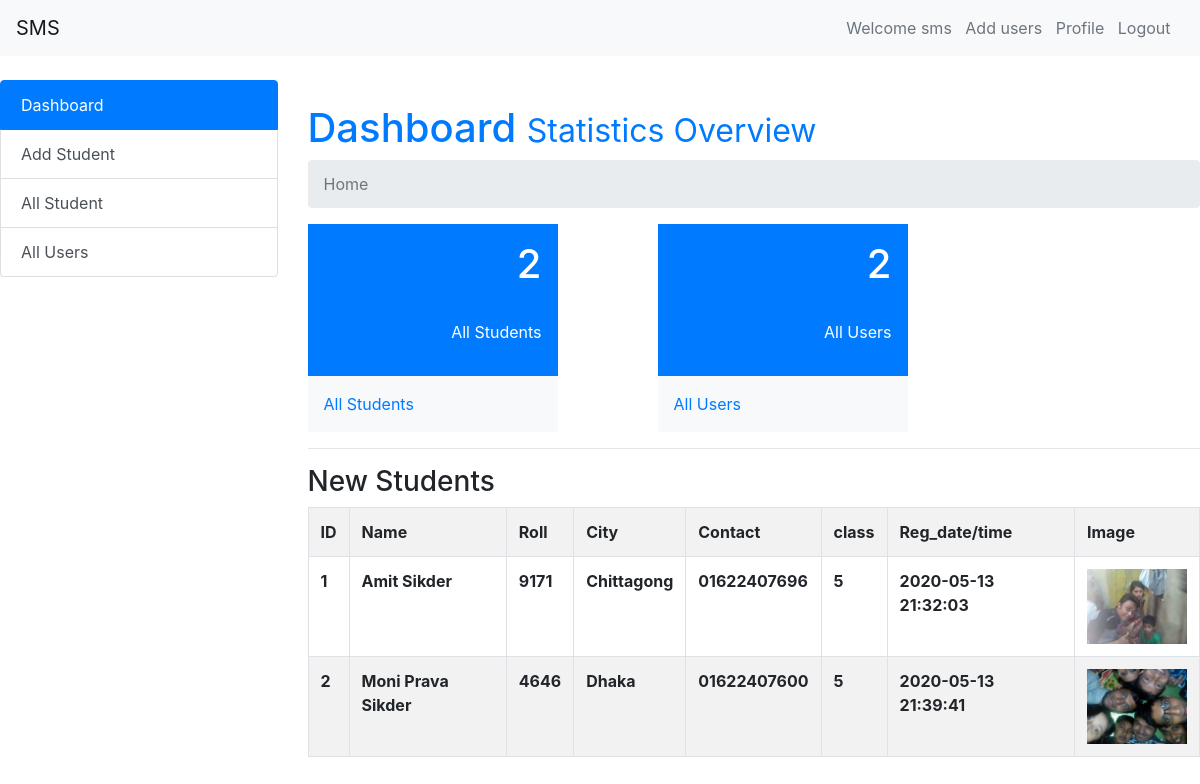
/project/admin/index.php (signed in), run on the app's committed database.
### tables this page shows
CREATE TABLE `student_info` (
  `id` int(5) NOT NULL,
  `name` varchar(50) NOT NULL,
  `rollno` int(6) NOT NULL,
  `class` int(5) NOT NULL,
  `city` varchar(50) NOT NULL,
  `pcontact` varchar(11) NOT NULL,
  `photo` varchar(50) NOT NULL,
  `datetime` timestamp NOT NULL DEFAULT CURRENT_TIMESTAMP
);

### project/admin/dashboard.php (the view)
<?php
require_once "dbcon.php";
$result=mysqli_query($con,"SELECT * FROM `student_info`");
$total_student=mysqli_num_rows($result);
$result2=mysqli_query($con,"SELECT * FROM `users`");
$total_user=mysqli_num_rows($result2);
?>
 <br/>
<h1 class="text-primary">Dashboard <small>Statistics Overview</small></h1>
<nav aria-label="breadcrumb">
  <ol class="breadcrumb">
    <li class="breadcrumb-item active" aria-current="page">Home</li>
  </ol>
</nav>
<table>
 <tr>
     <td class="p-3 mb-2 bg-primary text-white" height="100" width="250">
       <h1 align="right"><?= $total_student?></h1><br/>
       <p align="right">All Students</p>
     </td>
     <td width="100">
     </td>
      <td class="p-3 mb-2 bg-primary text-white" height="100" width="250">
       <h1 align="right"><?= $total_user?></h1><br/>
       <p align="right">All Users</p>
     </td>
  </tr>
   <tr height="10">
     <td class="p-3 mb-2 bg-light text-white"><a href="index.php?page=allStudent">All Students</a>
     </td>
     <td>
     </td>
      <td class="p-3 mb-2 bg-light text-white"><a href="index.php?page=allUsers">All Users</a>
     </td>
   </tr>
</table>
<hr/>
<h3>New Students</h3>
<div class="table-responsive">
<table class="table table-hover table-bordered table-striped">
  <tr>
    <th>ID</th>
    <th>Name</th>
    <th>Roll</th>
    <th>City</th>
    <th>Contact</th>
    <th>class</th>
    <th>Reg_date/time</th>
    <th>Image</th>
  </tr>
  <?php
      $sql = "SELECT * FROM `student_info`";
      $result = mysqli_query($con, $sql);
        $count=1;
      while($row=mysqli_fetch_assoc($result)){
  ?>
   <tr>
    <th><?php
    echo $count;
    $count++;
    ?></th>
    <th><?php echo ucwords($row['name']);?></th>
    <th><?php echo $row['rollno'];?></th>
    <th><?php echo ucwords($row['city']);?></th>
    <th><?php echo $row['pcontact'];?></th>
    <th><?php echo $row['class'];?></th>
    <th><?php echo $row['datetime'];?></th>
    <th><img style="width: 100px" src="s_images/<?php echo $row['photo'];?>"></th>
  </tr>
<?php
}
?>
</table>
</div>

### project/admin/in.css (style rules this page uses)
body { margin: 0; }

### data on the page
student_info: name "Amit Sikder", rollno "9171", city "Chittagong", pcontact "01622407696", class "5", datetime "2020-05-13 21:32:03", photo (picture)
student_info: name "Moni Prava Sikder", rollno "4646", city "Dhaka", pcontact "01622407600", class "5", datetime "2020-05-13 21:39:41", photo (picture)

### other printed values
$total_student "2"
$total_user "2"
